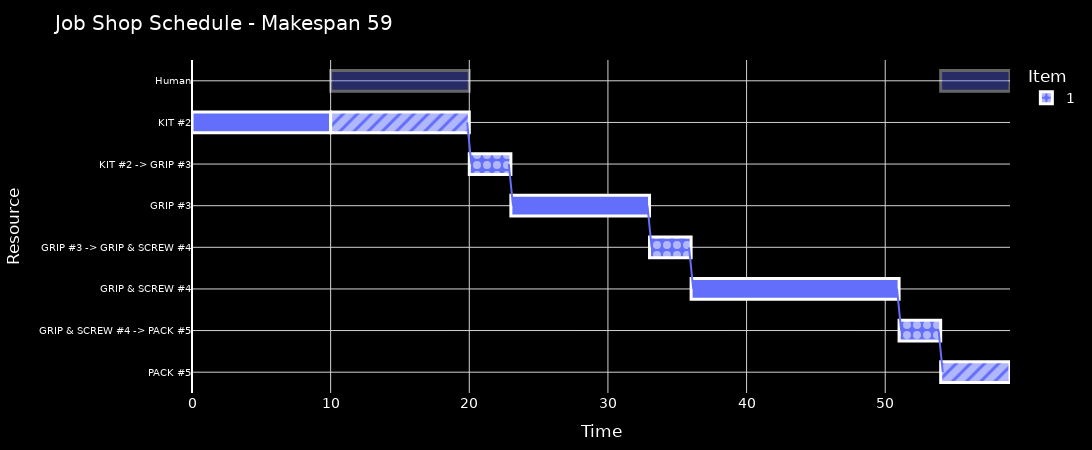

This figure's notebook cell:
### Code cell
problem.make_gantt()

### Figure 1 — Plotly figure (JSON) as saved in the notebook; plotly's stock layout.template omitted (floating-point values rounded to 4 significant figures)
{"data": [{"alignmentgroup": "PACK #5", "base": [54], "hoverinfo": "text", "hovertext": ["Item 1 – P (Packaging) (machine occupied)<br>Start: 54 End: 59"], "legendgroup": "1", "marker": {"color": "#636EFA", "line": {"color": "white", "width": 3}, "pattern": {"fgcolor": "white", "shape": ["/"], "size": 10, "solidity": 0.7}}, "name": "1", "offsetgroup": "PACK #5", "orientation": "h", "showlegend": false, "width": 0.5, "x": [5], "y": ["PACK #5"], "type": "bar"}, {"alignmentgroup": "GRIP & SCREW #4 -> PACK #5", "base": [51], "hoverinfo": "text", "hovertext": ["Item 1 – Transport BP<br>Start: 51 End: 54"], "legendgroup": "1", "marker": {"color": "#636EFA", "line": {"color": "white", "width": 3}, "opacity": [1.0], "pattern": {"shape": ["."], "size": 10, "solidity": 0.5}}, "name": "1", "offsetgroup": "GRIP & SCREW #4 -> PACK #5", "orientation": "h", "showlegend": true, "width": 0.5, "x": [3], "y": ["GRIP & SCREW #4 -> PACK #5"], "type": "bar"}, {"alignmentgroup": "GRIP & SCREW #4", "base": [36], "hoverinfo": "text", "hovertext": ["Item 1 – B2 (Screw insertion)<br>Start: 36 End: 51"], "legendgroup": "1", "marker": {"color": "#636EFA", "line": {"color": "white", "width": 3}, "opacity": [1.0], "pattern": {"shape": [""], "size": 10, "solidity": 0.5}}, "name": "1", "offsetgroup": "GRIP & SCREW #4", "orientation": "h", "showlegend": false, "width": 0.5, "x": [15], "y": ["GRIP & SCREW #4"], "type": "bar"}, {"alignmentgroup": "GRIP #3 -> GRIP & SCREW #4", "base": [33], "hoverinfo": "text", "hovertext": ["Item 1 – Transport B12<br>Start: 33 End: 36"], "legendgroup": "1", "marker": {"color": "#636EFA", "line": {"color": "white", "width": 3}, "opacity": [1.0], "pattern": {"shape": ["."], "size": 10, "solidity": 0.5}}, "name": "1", "offsetgroup": "GRIP #3 -> GRIP & SCREW #4", "orientation": "h", "showlegend": false, "width": 0.5, "x": [3], "y": ["GRIP #3 -> GRIP & SCREW #4"], "type": "bar"}, {"alignmentgroup": "GRIP #3", "base": [23], "hoverinfo": "text", "hovertext": ["Item 1 – B1 (Assembly core)<br>Start: 23 End: 33"], "legendgroup": "1", "marker": {"color": "#636EFA", "line": {"color": "white", "width": 3}, "opacity": [1.0], "pattern": {"shape": [""], "size": 10, "solidity": 0.5}}, "name": "1", "offsetgroup": "GRIP #3", "orientation": "h", "showlegend": false, "width": 0.5, "x": [10], "y": ["GRIP #3"], "type": "bar"}, {"alignmentgroup": "KIT #2 -> GRIP #3", "base": [20], "hoverinfo": "text", "hovertext": ["Item 1 – Transport KB<br>Start: 20 End: 23"], "legendgroup": "1", "marker": {"color": "#636EFA", "line": {"color": "white", "width": 3}, "opacity": [1.0], "pattern": {"shape": ["."], "size": 10, "solidity": 0.5}}, "name": "1", "offsetgroup": "KIT #2 -> GRIP #3", "orientation": "h", "showlegend": false, "width": 0.5, "x": [3], "y": ["KIT #2 -> GRIP #3"], "type": "bar"}, {"alignmentgroup": "KIT #2", "base": [0], "hoverinfo": "text", "hovertext": ["Item 1 – K1 (Kitting)<br>Start: 0 End: 10"], "legendgroup": "1", "marker": {"color": "#636EFA", "line": {"color": "white", "width": 3}, "opacity": [1.0], "pattern": {"shape": [""], "size": 10, "solidity": 0.5}}, "name": "1", "offsetgroup": "KIT #2", "orientation": "h", "showlegend": false, "width": 0.5, "x": [10], "y": ["KIT #2"], "type": "bar"}, {"alignmentgroup": "KIT #2", "base": [10], "hoverinfo": "text", "hovertext": ["Item 1 – K2 (Screw prep) (machine occupied)<br>Start: 10 End: 20"], "legendgroup": "1", "marker": {"color": "#636EFA", "line": {"color": "white", "width": 3}, "pattern": {"fgcolor": "white", "shape": ["/"], "size": 10, "solidity": 0.7}}, "name": "1", "offsetgroup": "KIT #2", "orientation": "h", "showlegend": false, "width": 0.5, "x": [10], "y": ["KIT #2"], "type": "bar"}, {"alignmentgroup": "Human", "base": [10, 54], "hoverinfo": "text", "hovertext": ["Item 1 – K2 (Screw prep)<br>Start: 10 End: 20", "Item 1 – P (Packaging)<br>Start: 54 End: 59"], "legendgroup": "1", "marker": {"color": "#636EFA", "line": {"color": "white", "width": 3}, "opacity": [0.4, 0.4], "pattern": {"shape": ["", ""], "size": 10, "solidity": 0.5}}, "name": "1", "offsetgroup": "Human", "orientation": "h", "showlegend": false, "width": 0.5, "x": [10, 5], "y": ["Human", "Human"], "type": "bar"}, {"hoverinfo": "skip", "legendgroup": "1", "line": {"color": "#636EFA", "width": 2}, "mode": "lines", "name": "1 flow", "showlegend": false, "x": [19.85, 20.15, null, 22.85, 23.15, null, 32.85, 33.15, null, 35.85, 36.15, null, 50.85, 51.15, null, 53.85, 54.15, null], "y": ["KIT #2", "KIT #2 -> GRIP #3", null, "KIT #2 -> GRIP #3", "GRIP #3", null, "GRIP #3", "GRIP #3 -> GRIP & SCREW #4", null, "GRIP #3 -> GRIP & SCREW #4", "GRIP & SCREW #4", null, "GRIP & SCREW #4", "GRIP & SCREW #4 -> PACK #5", null, "GRIP & SCREW #4 -> PACK #5", "PACK #5", null], "type": "scatter"}], "layout": {"font": {"color": "white", "family": "DejaVu Sans, Arial, Liberation Sans, sans-serif", "size": 14}, "title": {"text": "Job Shop Schedule - Makespan 59", "font": {"color": "white"}}, "legend": {"title": {"font": {"color": "white"}, "text": "Item"}, "groupclick": "togglegroup"}, "margin": {"l": 80, "r": 40, "t": 60, "b": 50}, "xaxis": {"showgrid": true, "gridcolor": "lightgray", "title": {"text": "Time"}, "color": "white", "range": [0, 59]}, "yaxis": {"tickfont": {"size": 10}, "showgrid": true, "gridcolor": "lightgray", "title": {"text": "Resource"}, "color": "white", "categoryorder": "array", "categoryarray": ["PACK #5", "GRIP & SCREW #4 -> PACK #5", "GRIP & SCREW #4", "GRIP #3 -> GRIP & SCREW #4", "GRIP #3", "KIT #2 -> GRIP #3", "KIT #2", "Human"]}, "width": 1305, "height": 450, "autosize": false, "plot_bgcolor": "black", "paper_bgcolor": "black", "barmode": "overlay", "bargap": 0.05, "bargroupgap": 0.0}}
